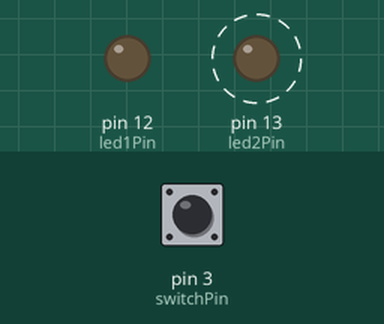
This sketch was run on a simulated Arduino Uno, built with avr-gcc and run on an emulated ATmega328P. Parts: output pins drawn as LEDs (lit = HIGH). Dashed ring = blinking. Inputs (shaded band) come from the test bench; at power-on: pin 3 (switchPin) LOW.

Above: at 2.8 s.
2.9 s: pin 3 (switchPin) pulled HIGH for 1.2 s
At 3.4 s:
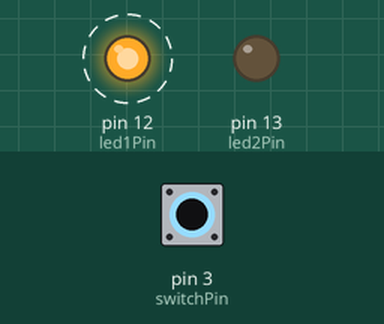
6.4 s: pin 3 (switchPin) pulled HIGH for 3.2 s
At 10.4 s:
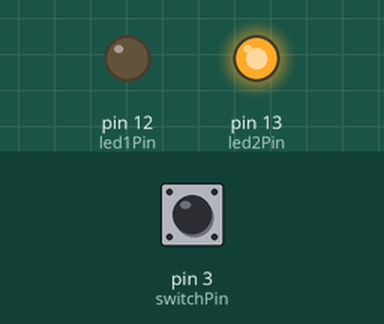
Timing chart, 0 to 17.1 s (numbered marks = the images above; inputs shaded):
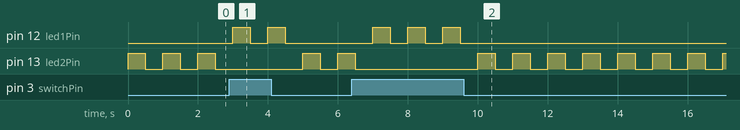

Measured:
- after the input at 2.9 s, pin 12 (led1Pin): alternates HIGH for 0.50 s and LOW for 0.50 s, 4 changes in all, then stays LOW, starting after 0.10 s
- after the input at 6.4 s, pin 12 (led1Pin): alternates HIGH for 0.50 s and LOW for 0.50 s, 6 changes in all, then stays LOW, starting after 0.60 s
- by itself, pin 13 (led2Pin): repeats every 1.0 s: HIGH 0.50 s, LOW 0.50 s

The sketch:

e7.ino
```cpp
/*
SparkFun Inventor's Kit
Example sketch 06

SPDT Switch

Use a Single Pole - Double Throw Switch (SPDT) to select an LED to blink

This sketch was written by SparkFun Electronics,
with lots of help from the Arduino community.
This code is completely free for any use.
Visit http://learn.sparkfun.com/products/2 for SIK information.
Visit http://www.arduino.cc to learn more about Arduino.
*/


// Create constants for the pins we will be using
const int switchPin = 3;
const int led1Pin = 12;
const int led2Pin =  13;


void setup()
{
  // Set up the switch pins to be an input:
  pinMode(switchPin, INPUT);

  // Set up the LED pins to be an output:
  pinMode(led1Pin,OUTPUT);
  pinMode(led2Pin,OUTPUT);
}


void loop()
{
  // variables to hold the switch state
  int switchVal;

  // Since a switch has only two states, either HIGH (3.3V)
  // or LOW (GND) there is no way for you to have a floating point situation so there       //is no need for a pulldown resistor.

  //store the switch value to the switchVal variable
  switchVal = digitalRead(switchPin);

 //if switchVal is HIGH blink led1Pin
 if(switchVal == HIGH)
 {
   digitalWrite(led1Pin,HIGH);
   delay(500);
   digitalWrite(led1Pin,LOW);
   delay(500);
 }
 //else blink led2Pin
 else
 {
   digitalWrite(led2Pin,HIGH);
   delay(500);
   digitalWrite(led2Pin,LOW);
   delay(500);
 }
}
```
